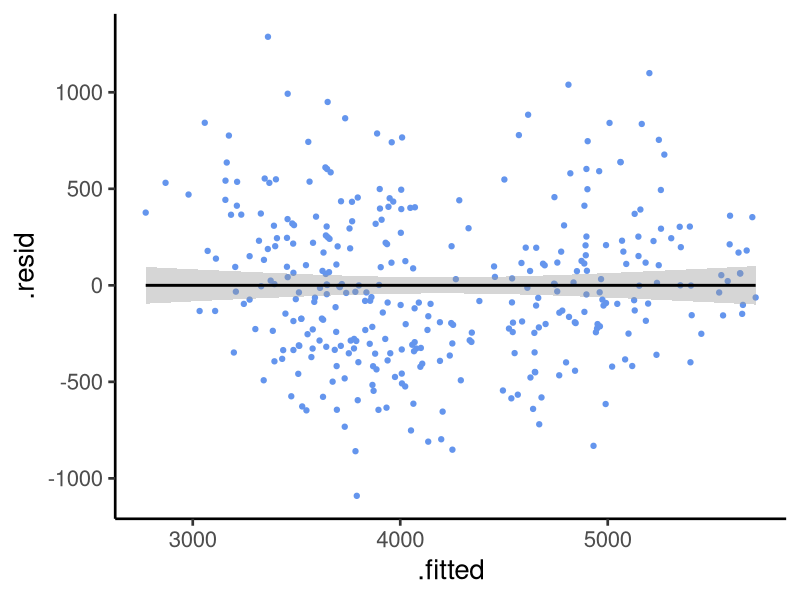

The R script that drew this image:
## ---- chunk 1
library(tidyverse)
library(broom)
library(palmerpenguins)
penguins = penguins
## ---- chunk 2
summary(lm(body_mass_g ~ species, data = penguins))
## ---- chunk 3
summary(aov(body_mass_g ~ species, data = penguins))
## ---- chunk 4
summary(lm(body_mass_g ~ bill_length_mm, data = penguins))
## ---- chunk 5
summary(lm(body_mass_g ~ bill_length_mm + flipper_length_mm, data = penguins))
## ---- chunk 6
zPenguins = as.data.frame(scale(penguins[,c(3,5,6)]))
summary(lm(body_mass_g ~ bill_length_mm + flipper_length_mm, data = zPenguins))
## ---- chunk 7
model = lm(body_mass_g ~ bill_length_mm + flipper_length_mm, data = penguins)
model = augment(model)

ggplot(data = model, aes(x = .fitted, y = .resid)) +
  geom_point(color = "cornflowerblue") +
  geom_smooth(color = "black", method = "lm") +
  theme_classic(base_size = 20)

